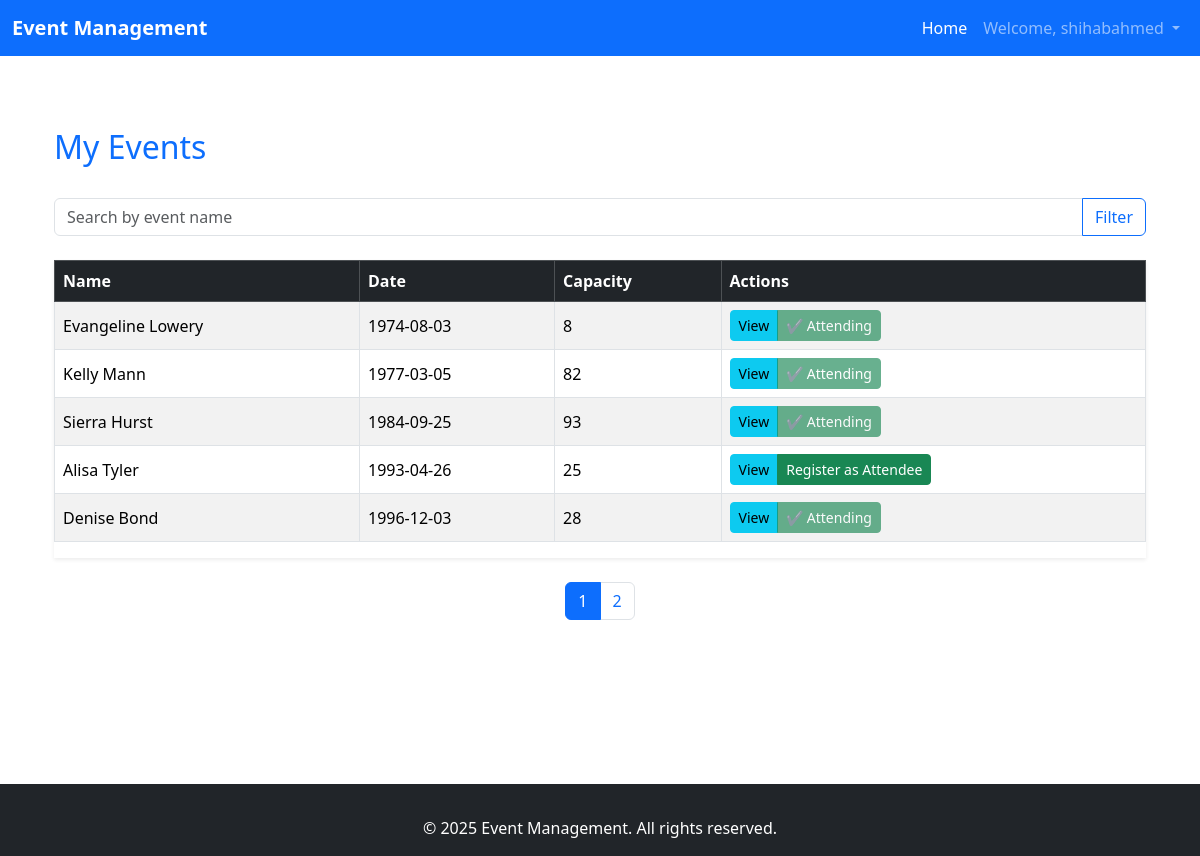
The app's page /dashboard.php?sort=date&order=ASC (signed in) with its own data.
### tables this page shows
CREATE TABLE `events` (
  `id` int(11) NOT NULL,
  `name` varchar(255) NOT NULL,
  `description` text DEFAULT NULL,
  `date` date NOT NULL,
  `capacity` int(11) NOT NULL,
  `created_by` int(11) NOT NULL,
  `location` varchar(255) NOT NULL,
  `created_at` timestamp NOT NULL DEFAULT current_timestamp()
);

### includes/auth.php (called while the page is built, shortened)
<?php
function isAdmin() {
    return isset($_SESSION['role']) && $_SESSION['role'] === 'admin';
}
?>

### dashboard.php (the view, shortened to what this page needs)
<?php
include 'includes/auth.php';
include 'includes/db.php';
$page = isset($_GET['page']) ? (int)$_GET['page'] : 1;
$limit = 5;
$offset = ($page - 1) * $limit;
$sort = isset($_GET['sort']) ? $_GET['sort'] : 'created_at';
$order = isset($_GET['order']) ? $_GET['order'] : 'DESC';
$filter = isset($_GET['filter']) ? $_GET['filter'] : '';
$whereClause = $filter ? "WHERE name LIKE :filter" : '';
try {
    $stmt = $pdo->prepare("SELECT COUNT(*) AS total FROM events $whereClause");
    $stmt->execute();
    $totalEvents = $stmt->fetch()['total'];
    $totalPages = ceil($totalEvents / $limit);
    $stmt = $pdo->prepare("SELECT * FROM events $whereClause ORDER BY $sort $order LIMIT :limit OFFSET :offset");
    $stmt->bindValue(':limit', $limit, PDO::PARAM_INT);
    $stmt->bindValue(':offset', $offset, PDO::PARAM_INT);
    $stmt->execute();
    $events = $stmt->fetchAll(PDO::FETCH_ASSOC);
} catch (PDOException $e) {
    die("Database error: " . $e->getMessage());
}
?>
<?php include 'includes/header.php'; ?>
<div class="container mt-5">
    <div class="row mb-4">
        <div class="col-12 col-md-6">
            <h2 class="text-primary">My Events</h2>
        </div>
        <div class="col-12 col-md-6 text-md-end text-center">
        </div>
    </div>
    <form method="GET" class="mb-4">
        <div class="input-group">
            <input type="text" name="filter" class="form-control" placeholder="Search by event name" value="<?= htmlspecialchars($filter) ?>">
            <button type="submit" class="btn btn-outline-primary">Filter</button>
        </div>
    </form>
    <div class="table-responsive shadow-sm">
        <table class="table table-bordered table-striped table-hover align-middle">
            <thead class="table-dark">
                <tr>
                    <th scope="col">
                        <a href="?sort=name&order=<?= $sort === 'name' && $order === 'ASC' ? 'DESC' : 'ASC' ?>" class="text-decoration-none text-white">
                            Name
                        </a>
                    </th>
                    <th scope="col">
                        <a href="?sort=date&order=<?= $sort === 'date' && $order === 'ASC' ? 'DESC' : 'ASC' ?>" class="text-decoration-none text-white">
                            Date
                        </a>
                    </th>
                    <th scope="col">Capacity</th>
                    <th scope="col">Actions</th>
                </tr>
            </thead>
            <tbody>
                <?php if (!empty($events)): ?>
                    <?php foreach ($events as $event): ?>
                        <?php
                        $userId = $_SESSION['user_id'];
                        $stmt = $pdo->prepare("SELECT * FROM attendees WHERE event_id = ? AND user_id = ?");
                        $stmt->execute([$event['id'], $userId]);
                        $isAttending = $stmt->fetch();
                        ?>
                        <tr>
                            <td><?= htmlspecialchars($event['name']) ?></td>
                            <td><?= htmlspecialchars($event['date']) ?></td>
                            <td><?= htmlspecialchars($event['capacity']) ?></td>
                            <td>
                                <div class="btn-group" role="group">
                                    <a href="view_event.php?id=<?= $event['id'] ?>" class="btn btn-info btn-sm">View</a>
                                    <?php if (isAdmin()): ?>
                                        <a href="edit_event.php?id=<?= $event['id'] ?>" class="btn btn-warning btn-sm">Edit</a>
                                        <a href="delete_event.php?id=<?= $event['id'] ?>" class="btn btn-danger btn-sm delete-event">Delete</a>
                                    <?php else: ?>
                                        <?php if ($isAttending): ?>
                                            <span class="btn btn-success btn-sm disabled">✔ Attending</span>
                                        <?php else: ?>
                                            <?php
                                            $stmt = $pdo->prepare("SELECT COUNT(*) AS count FROM attendees WHERE event_id = ?");
                                            $stmt->execute([$event['id']]);
                                            $attendeeCount = $stmt->fetch()['count'];
                                            if ($attendeeCount < $event['capacity']): ?>
                                                <a href="register_attendee.php?id=<?= $event['id'] ?>" class="btn btn-success btn-sm">Register as Attendee</a>
                                            <?php else: ?>
                                                <span class="btn btn-secondary btn-sm disabled">Event Full</span>
                                            <?php endif; ?>
                                        <?php endif; ?>
                                    <?php endif; ?>
                                </div>
                            </td>
                        </tr>
                    <?php endforeach; ?>
                <?php else: ?>
                    <tr>
                        <td colspan="<?= isAdmin() ? 5 : 4 ?>" class="text-center text-muted fst-italic">No events found.</td>
                    </tr>
                <?php endif; ?>
            </tbody>
        </table>
    </div>
    <nav aria-label="Page navigation" class="mt-4">
        <ul class="pagination justify-content-center">
            <?php for ($i = 1; $i <= $totalPages; $i++): ?>
                <li class="page-item <?= $i === $page ? 'active' : '' ?>">
                    <a class="page-link" href="?page=<?= $i ?>&sort=<?= $sort ?>&order=<?= $order ?>&filter=<?= $filter ?>"><?= $i ?></a>
                </li>
            <?php endfor; ?>
        </ul>
    </nav>
</div>
<?php include 'includes/footer.php'; ?>

### records on screen
events: name "Evangeline Lowery", date "1974-08-03", capacity "8", shows "✔ Attending"
events: name "Kelly Mann", date "1977-03-05", capacity "82", shows "✔ Attending"
events: name "Sierra Hurst", date "1984-09-25", capacity "93", shows "✔ Attending"
events: name "Alisa Tyler", date "1993-04-26", capacity "25"
events: name "Denise Bond", date "1996-12-03", capacity "28", shows "✔ Attending"

### other values on screen
$_SESSION['username'] "shihabahmed"
